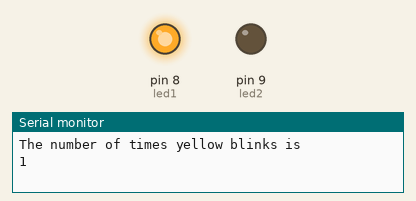
Simulated run of this sketch. Board: Arduino Uno, built with avr-gcc and run on an emulated ATmega328P. On the bench: output pins drawn as LEDs (lit = HIGH), the last lines printed to the serial monitor.

Above: at 0.2 s.
At 2.2 s:
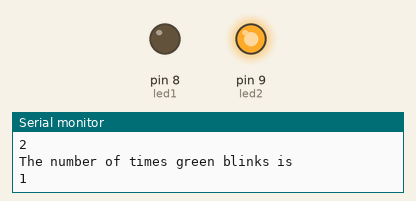
At 3.9 s:
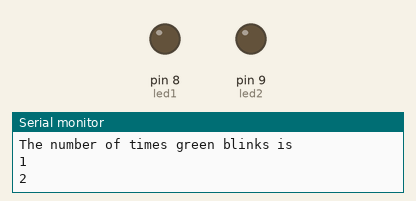
Timing chart, 0 to 5.5 s (numbered marks = the images above):
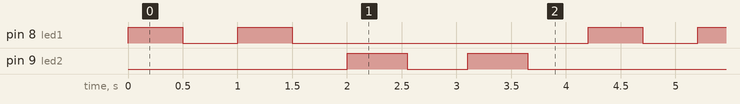

Measured:
- by itself, pin 8 (led1): repeats every 4.2 s: LOW 0.50 s, HIGH 0.50 s, LOW 2.7 s, HIGH 0.50 s
- by itself, pin 9 (led2): repeats every 4.2 s: LOW 0.55 s, HIGH 0.55 s, LOW 2.6 s, HIGH 0.55 s
- by itself, everything shown: repeats every 4.2 s, in 8 steps

The sketch:

LED_array.ino
```cpp
int led1=8;
int led2=9;

void setup()
{
 pinMode(led1,OUTPUT);
 pinMode(led2,OUTPUT);
 Serial.begin(9600);
}

void loop()
{
 int ledblinkno=2;// To hold the number of times LEDs should blink.
int x;// Temporary variable to run a for loop.
Serial.println("The number of times yellow blinks is");
 for(x=1;x<=ledblinkno;x++)
 {

  Serial.println(x);
  digitalWrite(led1,HIGH);
  delay(500);
  digitalWrite(led1,LOW);
  delay(500);
 }
 Serial.println("The number of times green blinks is");
 for(x=1;x<=ledblinkno;x++)
 {
 Serial.println(x);
  digitalWrite(led2,HIGH);
  delay(550);
  digitalWrite(led2,LOW);
  delay(550);

  }

}
```
